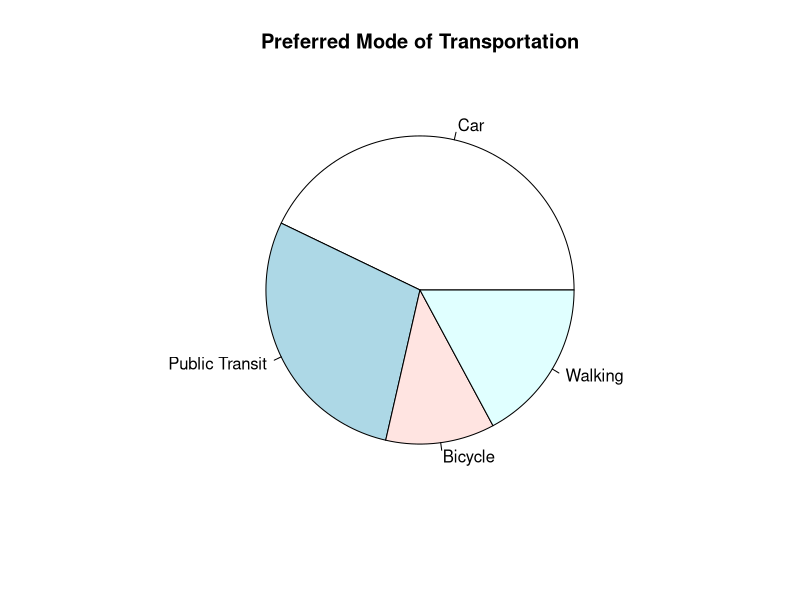
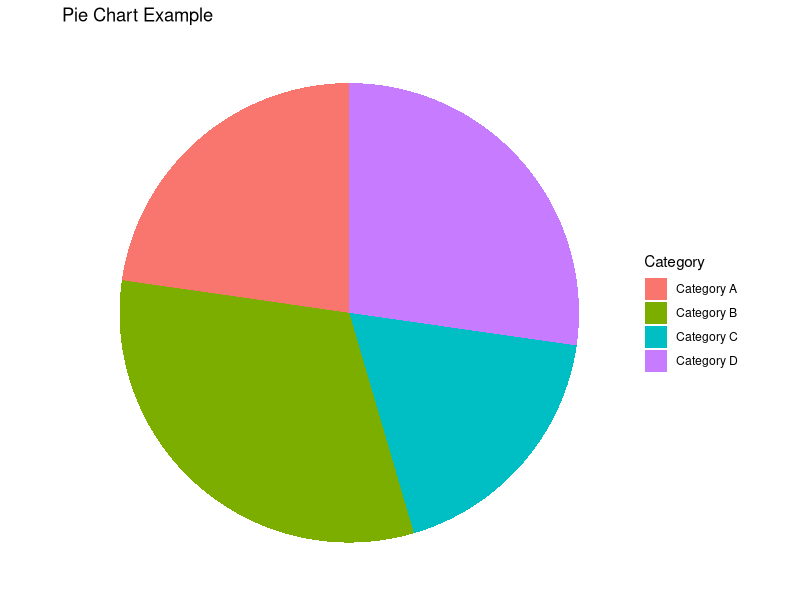
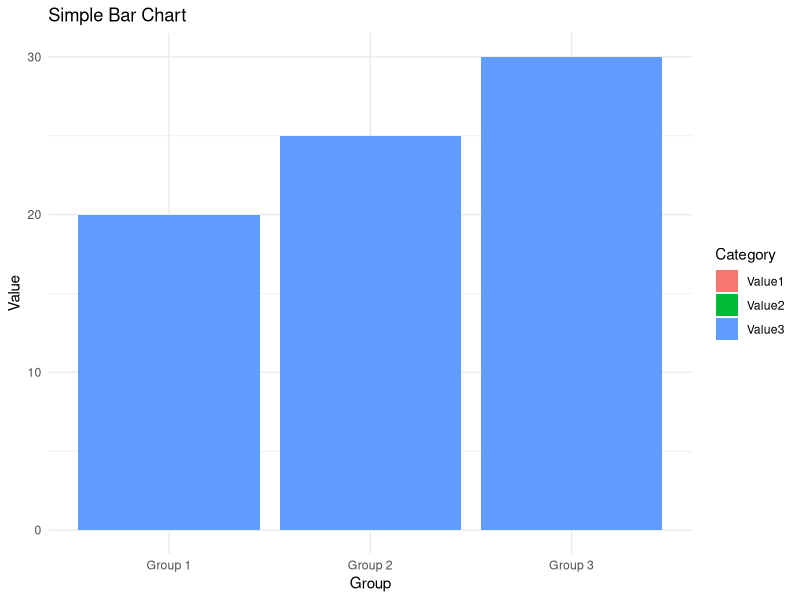
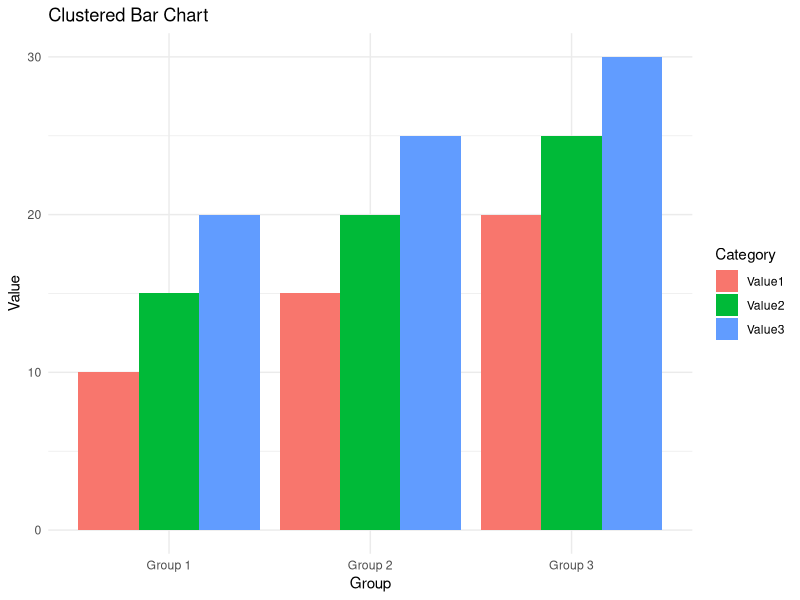
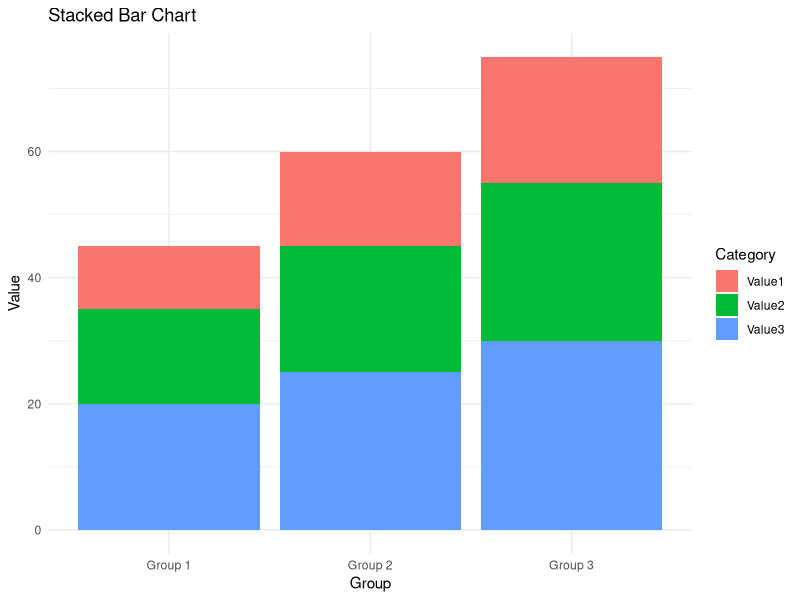
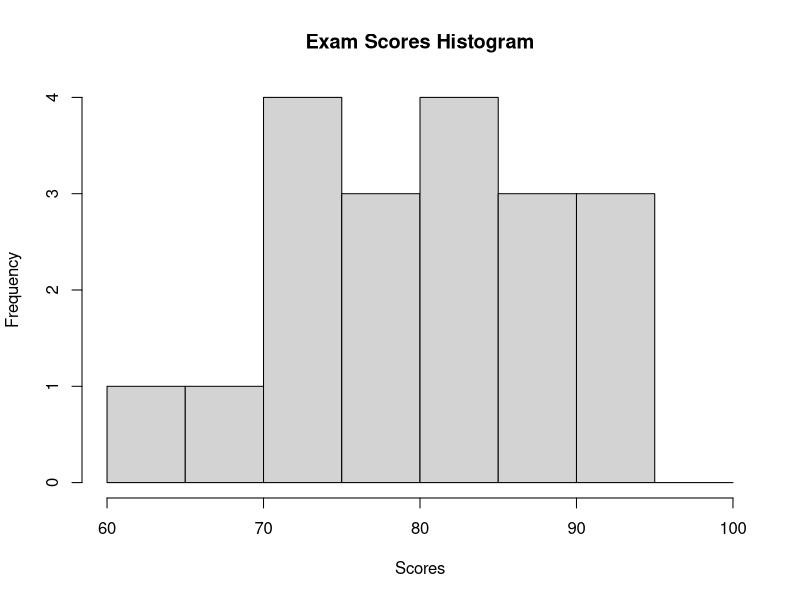
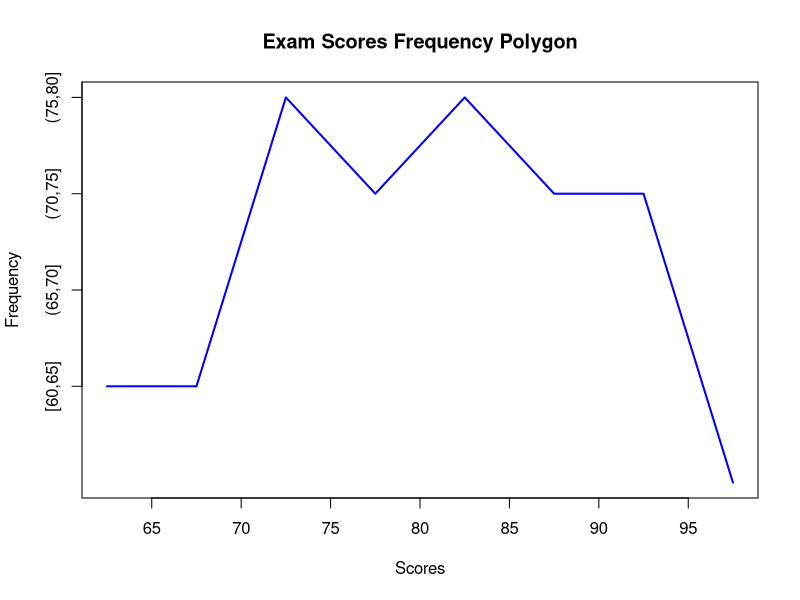
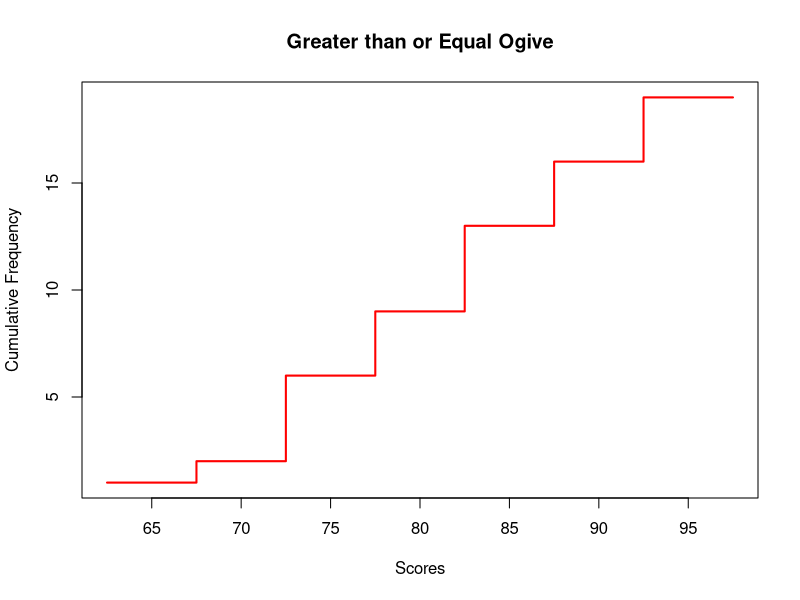

The R source for these figures, in order:
## ---- chunk 1
# Example of categorical data
gender <- c("Male", "Female", "Male", "Male", "Female")
table(gender)

# Example of numerical data
age <- c(25, 30, 35, 40, 45)
summary(age)
## ---- chunk 2
# Handling missing values
data <- c(10, NA, 20, 30, NA)
clean_data <- na.omit(data)
clean_data

# Outlier detection and treatment
z_scores <- (data - mean(data)) / sd(data)
outliers <- data[abs(z_scores) > 2]
outliers
## ---- chunk 3
# Creating a simple data frame
data <- data.frame(
  Name = c("John", "Emily", "Michael"),
  Age = c(25, 30, 35),
  Gender = c("Male", "Female", "Male")
)
data
## ---- chunk 4
# Creating a hierarchical data structure
hierarchy <- list(
  Parent = c("A", "B", "B", "C"),
  Child = c("A1", "B1", "B2", "C1")
)
hierarchy
## ---- chunk 5
# Sample data
commute_modes <- c("Car", "Public Transit", "Bicycle", "Walking")
responses <- c(75, 50, 20, 30)

# Create a pie chart
pie(responses, labels = commute_modes, main = "Preferred Mode of Transportation")
## ---- chunk 6
# Sample data
scores <- c(75, 80, 85, 90, 95, 80, 85, 90, 85, 90, 95, 100)

# Create a frequency table
table(scores)
## ---- chunk 7
# Load the ggplot2 package
library(ggplot2)

# Sample data
data <- data.frame(
  Category = c("Category A", "Category B", "Category C", "Category D"),
  Value = c(25, 35, 20, 30)
)

# Create pie chart
pie_chart <- ggplot(data, aes(x = "", y = Value, fill = Category)) +
  geom_bar(stat = "identity", width = 1) +
  coord_polar("y") +   # Convert to polar coordinates (pie chart)
  labs(title = "Pie Chart Example") +
  theme_void()         # Remove background and grid lines

# Display pie chart
print(pie_chart)
## ---- chunk 8
# Load the ggplot2 package
library(ggplot2)

# Sample data
data <- data.frame(
  Group = c("Group 1", "Group 2", "Group 3"),
  Value1 = c(10, 15, 20),
  Value2 = c(15, 20, 25),
  Value3 = c(20, 25, 30)
)

# Reshape data for clustered and stacked bar charts
data_long <- tidyr::gather(data, key = "Category", value = "Value", -Group)

# Simple Bar Chart
simple_bar <- ggplot(data_long, aes(x = Group, y = Value, fill = Category)) +
  geom_bar(stat = "identity", position = "identity") +
  labs(title = "Simple Bar Chart", x = "Group", y = "Value") +
  theme_minimal()

# Clustered Bar Chart
clustered_bar <- ggplot(data_long, aes(x = Group, y = Value, fill = Category)) +
  geom_bar(stat = "identity", position = "dodge") +
  labs(title = "Clustered Bar Chart", x = "Group", y = "Value") +
  theme_minimal()

# Stacked Bar Chart
stacked_bar <- ggplot(data_long, aes(x = Group, y = Value, fill = Category)) +
  geom_bar(stat = "identity", position = "stack") +
  labs(title = "Stacked Bar Chart", x = "Group", y = "Value") +
  theme_minimal()

# Display the plots
print(simple_bar)
print(clustered_bar)
print(stacked_bar)
## ---- chunk 9
# Sample data
gender <- c("Male", "Female", "Female", "Male", "Male")
commute_modes <- c("Car", "Public Transit", "Bicycle", "Walking", "Car")

# Create a cross-tabulation table
xt <- table(gender, commute_modes)
xt
## ---- chunk 10
# Sample dataset of exam scores
scores <- c(65, 72, 78, 83, 90, 72, 85, 92, 68, 75, 80, 88, 93, 72, 82, 95, 78, 85, 90)

# Create frequency distribution table
freq_table <- table(cut(scores, breaks = seq(60, 100, by = 5), include.lowest = TRUE))

# Print frequency distribution table
print(freq_table)
## ---- chunk 11
# Create stem-and-leaf plot
stem(scores)
## ---- chunk 12
# Create histogram
hist(scores, breaks = seq(60, 100, by = 5), main = "Exam Scores Histogram", xlab = "Scores", ylab = "Frequency")
## ---- chunk 13
# Create frequency polygon
midpoints <- seq(62.5, 97.5, by = 5)
plot(midpoints, freq_table, type = "l", col = "blue", lwd = 2, main = "Exam Scores Frequency Polygon", xlab = "Scores", ylab = "Frequency")
## ---- chunk 14
# Calculate cumulative frequencies
cum_freq <- cumsum(freq_table)

# Greater than or equal ogive
plot(midpoints, cum_freq, type = "s", col = "red", lwd = 2, main = "Greater than or Equal Ogive", xlab = "Scores", ylab = "Cumulative Frequency")

# Less than ogive
plot(midpoints, cum_freq, type = "s", col = "green", lwd = 2, main = "Less than Ogive", xlab = "Scores", ylab = "Cumulative Frequency", ylim = c(0, max(cum_freq)))
